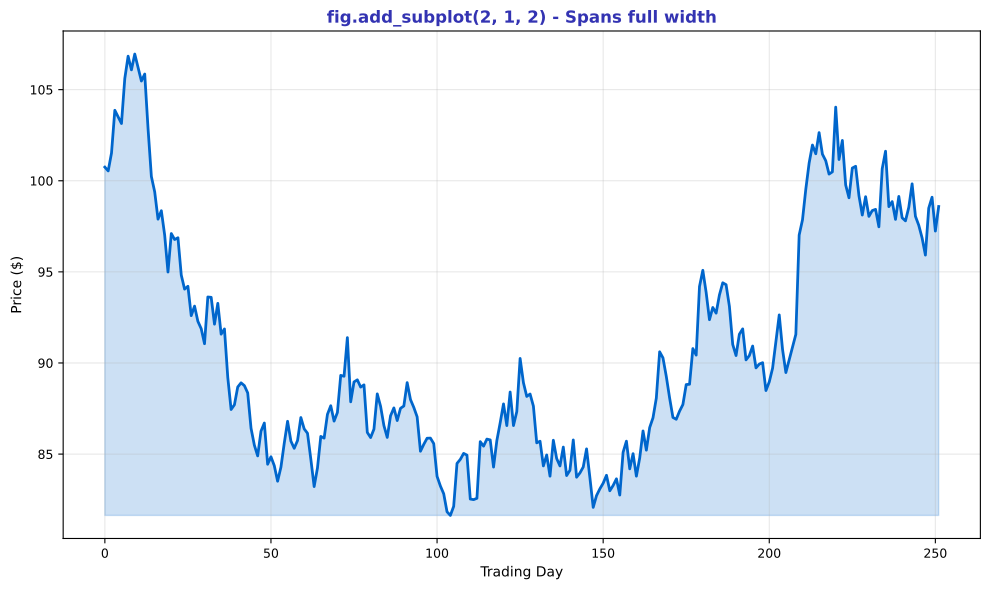

Here is the Python script that generated this plot:
"""Spanning Subplot - Full width time series"""
import matplotlib.pyplot as plt
import numpy as np
from pathlib import Path

plt.rcParams.update({
    'font.size': 10, 'axes.labelsize': 10, 'axes.titlesize': 11,
    'xtick.labelsize': 9, 'ytick.labelsize': 9, 'legend.fontsize': 9,
    'figure.figsize': (10, 6), 'figure.dpi': 150
})

MLPURPLE = '#3333B2'
MLBLUE = '#0066CC'

np.random.seed(42)

fig, ax = plt.subplots(figsize=(10, 6))

days = 252
prices = 100 * np.exp(np.cumsum(np.random.randn(days) * 0.015))
ax.plot(prices, color=MLBLUE, linewidth=2)
ax.fill_between(range(len(prices)), prices.min(), prices, alpha=0.2, color=MLBLUE)
ax.set_title('fig.add_subplot(2, 1, 2) - Spans full width', fontsize=12,
             fontweight='bold', color=MLPURPLE)
ax.set_xlabel('Trading Day', fontsize=10)
ax.set_ylabel('Price ($)', fontsize=10)
ax.grid(alpha=0.3)

plt.tight_layout()
plt.savefig(Path(__file__).parent / 'chart.pdf', dpi=300, bbox_inches='tight')
plt.close()
